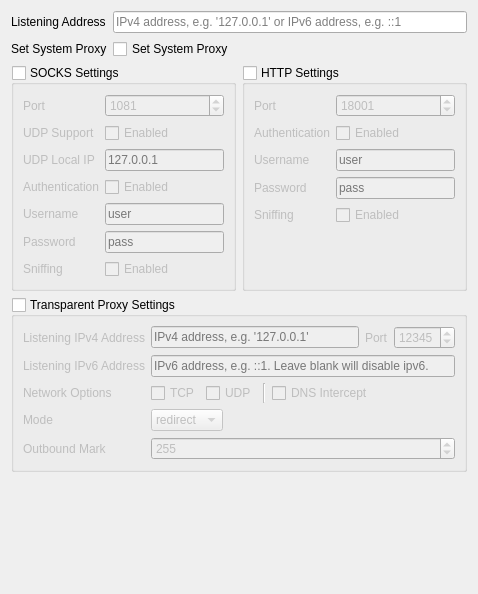
         <widget class="QWidget" name="scrollAreaWidgetContents_2">
          <property name="geometry">
           <rect>
            <x>0</x>
            <y>0</y>
            <width>478</width>
            <height>594</height>
           </rect>
          </property>
          <layout class="QVBoxLayout" name="verticalLayout_2">
           <item>
            <layout class="QFormLayout" name="formLayout_4">
             <item row="0" column="0">
              <widget class="QLabel" name="label_22">
               <property name="text">
                <string>Listening Address</string>
               </property>
               <property name="textFormat">
                <enum>Qt::PlainText</enum>
               </property>
              </widget>
             </item>
             <item row="0" column="1">
              <widget class="QLineEdit" name="listenIPTxt">
               <property name="placeholderText">
                <string>IPv4 address, e.g. '127.0.0.1' or IPv6 address, e.g. ::1</string>
               </property>
              </widget>
             </item>
             <item row="1" column="0">
              <widget class="QLabel" name="label_59">
               <property name="text">
                <string>Set System Proxy</string>
               </property>
               <property name="textFormat">
                <enum>Qt::PlainText</enum>
               </property>
              </widget>
             </item>
             <item row="1" column="1">
              <widget class="QCheckBox" name="setSysProxyCB">
               <property name="text">
                <string>Set System Proxy</string>
               </property>
              </widget>
             </item>
            </layout>
           </item>
           <item>
            <layout class="QGridLayout" name="gridLayout_11">
             <item row="0" column="0">
              <widget class="QGroupBox" name="socksGroupBox">
               <property name="title">
                <string>SOCKS Settings</string>
               </property>
               <property name="checkable">
                <bool>true</bool>
               </property>
               <property name="checked">
                <bool>false</bool>
               </property>
               <layout class="QFormLayout" name="formLayout_2">
                <item row="0" column="0">
                 <widget class="QLabel" name="label_4">
                  <property name="text">
                   <string>Port</string>
                  </property>
                  <property name="textFormat">
                   <enum>Qt::PlainText</enum>
                  </property>
                 </widget>
                </item>
                <item row="0" column="1">
                 <widget class="QSpinBox" name="socksPortLE">
                  <property name="minimum">
                   <number>1</number>
                  </property>
                  <property name="maximum">
                   <number>65535</number>
                  </property>
                  <property name="value">
                   <number>1081</number>
                  </property>
                 </widget>
                </item>
                <item row="1" column="0">
                 <widget class="QLabel" name="label_14">
                  <property name="text">
                   <string>UDP Support</string>
                  </property>
                  <property name="textFormat">
                   <enum>Qt::PlainText</enum>
                  </property>
                 </widget>
                </item>
                <item row="1" column="1">
                 <widget class="QCheckBox" name="socksUDPCB">
                  <property name="text">
                   <string>Enabled</string>
                  </property>
                 </widget>
                </item>
                <item row="2" column="0">
                 <widget class="QLabel" name="label_25">
                  <property name="text">
                   <string>UDP Local IP</string>
                  </property>
                  <property name="textFormat">
                   <enum>Qt::PlainText</enum>
                  </property>
                 </widget>
                </item>
                <item row="2" column="1">
                 <widget class="QLineEdit" name="socksUDPIP">
                  <property name="placeholderText">
                   <string notr="true">127.0.0.1</string>
                  </property>
                 </widget>
                </item>
                <item row="3" column="0">
                 <widget class="QLabel" name="label_10">
                  <property name="text">
                   <string>Authentication</string>
                  </property>
                  <property name="textFormat">
                   <enum>Qt::PlainText</enum>
                  </property>
                 </widget>
                </item>
                <item row="3" column="1">
                 <widget class="QCheckBox" name="socksAuthCB">
                  <property name="text">
                   <string>Enabled</string>
                  </property>
                 </widget>
                </item>
                <item row="5" column="0">
                 <widget class="QLabel" name="label_11">
                  <property name="text">
                   <string>Username</string>
                  </property>
                  <property name="textFormat">
                   <enum>Qt::PlainText</enum>
                  </property>
                 </widget>
                </item>
                <item row="5" column="1">
                 <widget class="QLineEdit" name="socksAuthUsernameTxt">
                  <property name="placeholderText">
                   <string notr="true">user</string>
                  </property>
                 </widget>
                </item>
                <item row="6" column="0">
                 <widget class="QLabel" name="label_12">
                  <property name="text">
                   <string>Password</string>
                  </property>
                  <property name="textFormat">
                   <enum>Qt::PlainText</enum>
                  </property>
                 </widget>
                </item>
                <item row="6" column="1">
                 <widget class="QLineEdit" name="socksAuthPasswordTxt">
                  <property name="placeholderText">
                   <string notr="true">pass</string>
                  </property>
                 </widget>
                </item>
                <item row="7" column="1">
                 <widget class="QCheckBox" name="socksSniffingCB">
                  <property name="text">
                   <string>Enabled</string>
                  </property>
                 </widget>
                </item>
                <item row="7" column="0">
                 <widget class="QLabel" name="label_87">
                  <property name="text">
                   <string>Sniffing</string>
                  </property>
                  <property name="textFormat">
                   <enum>Qt::PlainText</enum>
                  </property>
                 </widget>
                </item>
               </layout>
              </widget>
             </item>
             <item row="0" column="1">
              <widget class="QGroupBox" name="httpGroupBox">
               <property name="title">
                <string>HTTP Settings</string>
               </property>
               <property name="checkable">
                <bool>true</bool>
               </property>
               <property name="checked">
                <bool>false</bool>
               </property>
               <layout class="QFormLayout" name="formLayout_7">
                <item row="0" column="0">
                 <widget class="QLabel" name="label_3">
                  <property name="text">
                   <string>Port</string>
                  </property>
                  <property name="textFormat">
                   <enum>Qt::PlainText</enum>
                  </property>
                 </widget>
                </item>
                <item row="0" column="1">
                 <widget class="QSpinBox" name="httpPortLE">
                  <property name="minimum">
                   <number>1</number>
                  </property>
                  <property name="maximum">
                   <number>65535</number>
                  </property>
                  <property name="value">
                   <number>18001</number>
                  </property>
                 </widget>
                </item>
                <item row="1" column="0">
                 <widget class="QLabel" name="label_9">
                  <property name="text">
                   <string>Authentication</string>
                  </property>
                  <property name="textFormat">
                   <enum>Qt::PlainText</enum>
                  </property>
                 </widget>
                </item>
                <item row="1" column="1">
                 <widget class="QCheckBox" name="httpAuthCB">
                  <property name="text">
                   <string>Enabled</string>
                  </property>
                 </widget>
                </item>
                <item row="2" column="0">
                 <widget class="QLabel" name="label_2">
                  <property name="text">
                   <string>Username</string>
                  </property>
                  <property name="textFormat">
                   <enum>Qt::PlainText</enum>
                  </property>
                 </widget>
                </item>
                <item row="2" column="1">
                 <widget class="QLineEdit" name="httpAuthUsernameTxt">
                  <property name="placeholderText">
                   <string notr="true">user</string>
                  </property>
                 </widget>
                </item>
                <item row="3" column="0">
                 <widget class="QLabel" name="label_13">
                  <property name="text">
                   <string>Password</string>
                  </property>
                  <property name="textFormat">
                   <enum>Qt::PlainText</enum>
                  </property>
                 </widget>
                </item>
                <item row="3" column="1">
                 <widget class="QLineEdit" name="httpAuthPasswordTxt">
                  <property name="placeholderText">
                   <string notr="true">pass</string>
                  </property>
                 </widget>
                </item>
                <item row="4" column="1">
                 <widget class="QCheckBox" name="httpSniffingCB">
                  <property name="text">
                   <string>Enabled</string>
                  </property>
                 </widget>
                </item>
                <item row="4" column="0">
                 <widget class="QLabel" name="label_88">
                  <property name="text">
                   <string>Sniffing</string>
                  </property>
                  <property name="textFormat">
                   <enum>Qt::PlainText</enum>
                  </property>
                 </widget>
                </item>
               </layout>
              </widget>
             </item>
             <item row="1" column="0" colspan="2">
              <widget class="QGroupBox" name="tproxGroupBox">
               <property name="title">
                <string>Transparent Proxy Settings</string>
               </property>
               <property name="checkable">
                <bool>true</bool>
               </property>
               <property name="checked">
                <bool>false</bool>
               </property>
               <layout class="QFormLayout" name="formLayout_11">
                <item row="0" column="1">
                 <layout class="QHBoxLayout" name="horizontalLayout_8">
                  <item>
                   <widget class="QLineEdit" name="tproxyListenAddr">
                    <property name="placeholderText">
                     <string>IPv4 address, e.g. '127.0.0.1'</string>
                    </property>
                   </widget>
                  </item>
                  <item>
                   <widget class="QLabel" name="label_77">
                    <property name="text">
                     <string>Port</string>
                    </property>
                   </widget>
                  </item>
                  <item>
                   <widget class="QSpinBox" name="tProxyPort">
                    <property name="minimum">
                     <number>1</number>
                    </property>
                    <property name="maximum">
                     <number>65535</number>
                    </property>
                    <property name="value">
                     <number>12345</number>
                    </property>
                   </widget>
                  </item>
                 </layout>
                </item>
                <item row="2" column="0">
                 <widget class="QLabel" name="label_72">
                  <property name="text">
                   <string>Network Options</string>
                  </property>
                  <property name="textFormat">
                   <enum>Qt::PlainText</enum>
                  </property>
                 </widget>
                </item>
                <item row="2" column="1">
                 <layout class="QHBoxLayout" name="horizontalLayout">
                  <item>
                   <widget class="QCheckBox" name="tproxyEnableTCP">
                    <property name="text">
                     <string>TCP</string>
                    </property>
                   </widget>
                  </item>
                  <item>
                   <widget class="QCheckBox" name="tproxyEnableUDP">
                    <property name="text">
                     <string>UDP</string>
                    </property>
                   </widget>
                  </item>
                  <item>
                   <widget class="Line" name="line">
                    <property name="orientation">
                     <enum>Qt::Vertical</enum>
                    </property>
                   </widget>
                  </item>
                  <item>
                   <widget class="QCheckBox" name="dnsIntercept">
                    <property name="text">
                     <string>DNS Intercept</string>
                    </property>
                   </widget>
                  </item>
                  <item>
                   <spacer name="horizontalSpacer_2">
                    <property name="orientation">
                     <enum>Qt::Horizontal</enum>
                    </property>
                    <property name="sizeHint" stdset="0">
                     <size>
                      <width>40</width>
                      <height>20</height>
                     </size>
                    </property>
                   </spacer>
                  </item>
                 </layout>
                </item>
                <item row="3" column="0">
                 <widget class="QLabel" name="label_78">
                  <property name="text">
                   <string>Mode</string>
                  </property>
                  <property name="textFormat">
                   <enum>Qt::PlainText</enum>
                  </property>
                 </widget>
                </item>
                <item row="3" column="1">
                 <widget class="QComboBox" name="tproxyMode">
                  <property name="sizePolicy">
                   <sizepolicy hsizetype="Fixed" vsizetype="Fixed">
                    <horstretch>0</horstretch>
                    <verstretch>0</verstretch>
                   </sizepolicy>
                  </property>
                  <item>
                   <property name="text">
                    <string notr="true">redirect</string>
                   </property>
                  </item>
                  <item>
                   <property name="text">
                    <string notr="true">tproxy</string>
                   </property>
                  </item>
                 </widget>
                </item>
                <item row="4" column="0">
                 <widget class="QLabel" name="label_79">
                  <property name="text">
                   <string>Outbound Mark</string>
                  </property>
                  <property name="textFormat">
                   <enum>Qt::PlainText</enum>
                  </property>
                 </widget>
                </item>
                <item row="4" column="1">
                 <widget class="QSpinBox" name="outboundMark">
                  <property name="minimum">
                   <number>0</number>
                  </property>
                  <property name="maximum">
                   <number>65535</number>
                  </property>
                  <property name="value">
                   <number>255</number>
                  </property>
                 </widget>
                </item>
                <item row="0" column="0">
                 <widget class="QLabel" name="label_73">
                  <property name="text">
                   <string>Listening IPv4 Address</string>
                  </property>
                  <property name="textFormat">
                   <enum>Qt::PlainText</enum>
                  </property>
                 </widget>
                </item>
                <item row="1" column="0">
                 <widget class="QLabel" name="label_90">
                  <property name="text">
                   <string>Listening IPv6 Address</string>
                  </property>
                  <property name="textFormat">
                   <enum>Qt::PlainText</enum>
                  </property>
                 </widget>
                </item>
                <item row="1" column="1">
                 <widget class="QLineEdit" name="tproxyListenV6Addr">
                  <property name="toolTip">
                   <string/>
                  </property>
                  <property name="text">
                   <string/>
                  </property>
                  <property name="placeholderText">
                   <string>IPv6 address, e.g. ::1. Leave blank will disable ipv6.</string>
                  </property>
                 </widget>
                </item>
               </layout>
              </widget>
             </item>
            </layout>
           </item>
           <item>
            <spacer name="verticalSpacer_10">
             <property name="orientation">
              <enum>Qt::Vertical</enum>
             </property>
             <property name="sizeHint" stdset="0">
              <size>
               <width>20</width>
               <height>40</height>
              </size>
             </property>
            </spacer>
           </item>
          </layout>
         </widget>
